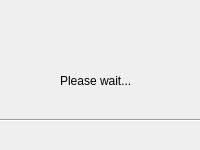
<?xml version="1.0" encoding="UTF-8"?>
<ui version="4.0">
 <class>Form</class>
 <widget class="QWidget" name="Form">
  <property name="geometry">
   <rect>
    <x>0</x>
    <y>0</y>
    <width>200</width>
    <height>150</height>
   </rect>
  </property>
  <property name="sizePolicy">
   <sizepolicy hsizetype="Fixed" vsizetype="Fixed">
    <horstretch>0</horstretch>
    <verstretch>0</verstretch>
   </sizepolicy>
  </property>
  <property name="minimumSize">
   <size>
    <width>200</width>
    <height>150</height>
   </size>
  </property>
  <property name="maximumSize">
   <size>
    <width>200</width>
    <height>150</height>
   </size>
  </property>
  <property name="windowTitle">
   <string>Form</string>
  </property>
  <widget class="QLabel" name="label">
   <property name="geometry">
    <rect>
     <x>60</x>
     <y>60</y>
     <width>101</width>
     <height>41</height>
    </rect>
   </property>
   <property name="sizePolicy">
    <sizepolicy hsizetype="Fixed" vsizetype="Fixed">
     <horstretch>0</horstretch>
     <verstretch>0</verstretch>
    </sizepolicy>
   </property>
   <property name="minimumSize">
    <size>
     <width>101</width>
     <height>41</height>
    </size>
   </property>
   <property name="maximumSize">
    <size>
     <width>100</width>
     <height>41</height>
    </size>
   </property>
   <property name="text">
    <string>Please wait...</string>
   </property>
  </widget>
  <widget class="Line" name="line">
   <property name="geometry">
    <rect>
     <x>0</x>
     <y>110</y>
     <width>211</width>
     <height>20</height>
    </rect>
   </property>
   <property name="orientation">
    <enum>Qt::Horizontal</enum>
   </property>
  </widget>
 </widget>
 <resources/>
 <connections/>
</ui>
